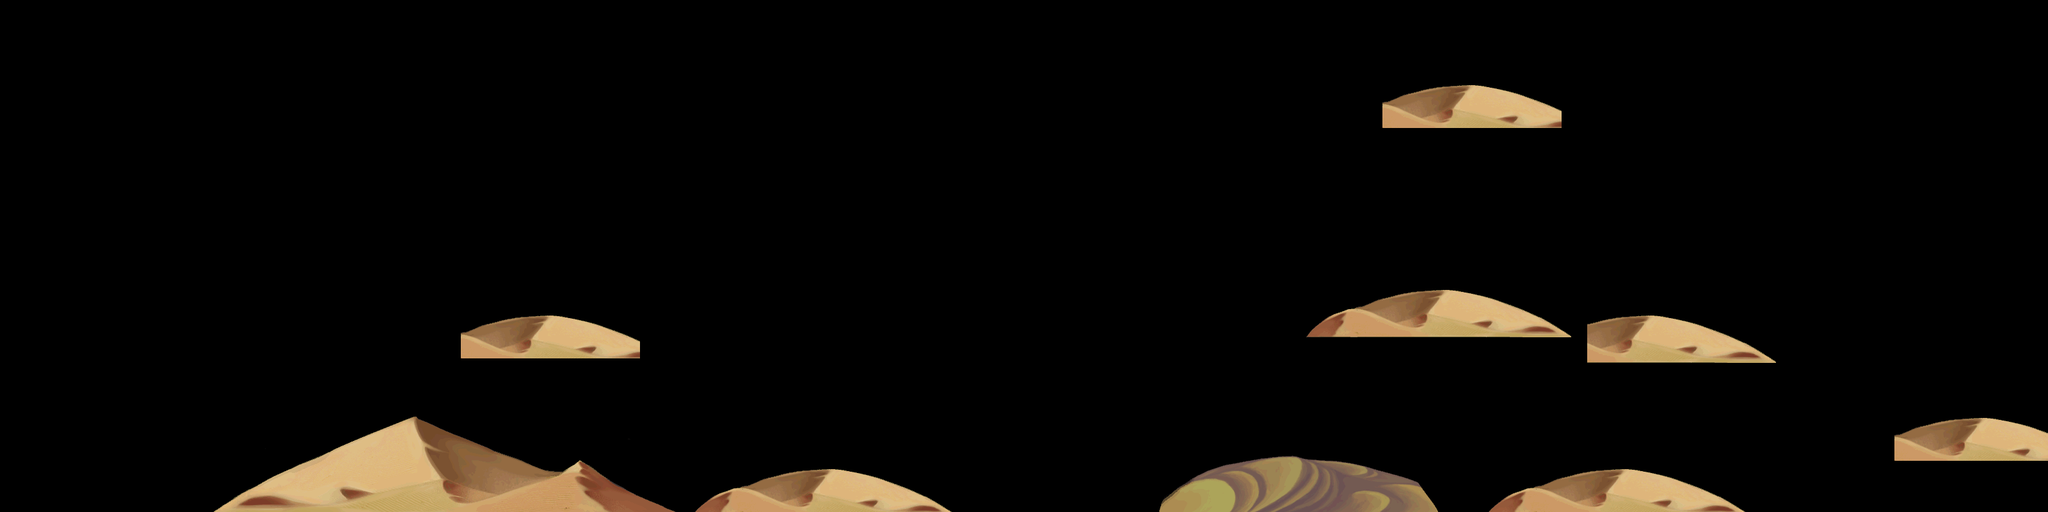

This game map was drawn from its Tiled (.tmx) file and the tilesets committed beside it. A one-line description and the trimmed map source follow:
An orthogonal 80x20 tile map with 40x40 px tiles, 2 tile layers (land1, land2).

<map version="1.0" orientation="orthogonal" width="80" height="20" tilewidth="40" tileheight="40">
 <tileset firstgid="1" name="d-jinjing" tilewidth="40" tileheight="40">
  <image source="d-jinjing.png" width="1145" height="916" />
 </tileset>
 <layer name="land1" width="80" height="20">
  <data>[1600 cells, 253 non-empty, 104 distinct tile ids]</data>
 </layer>
 <layer name="land2" width="80" height="20">
  <data>[1600 cells, 98 non-empty, 98 distinct tile ids]</data>
 </layer>
</map>
